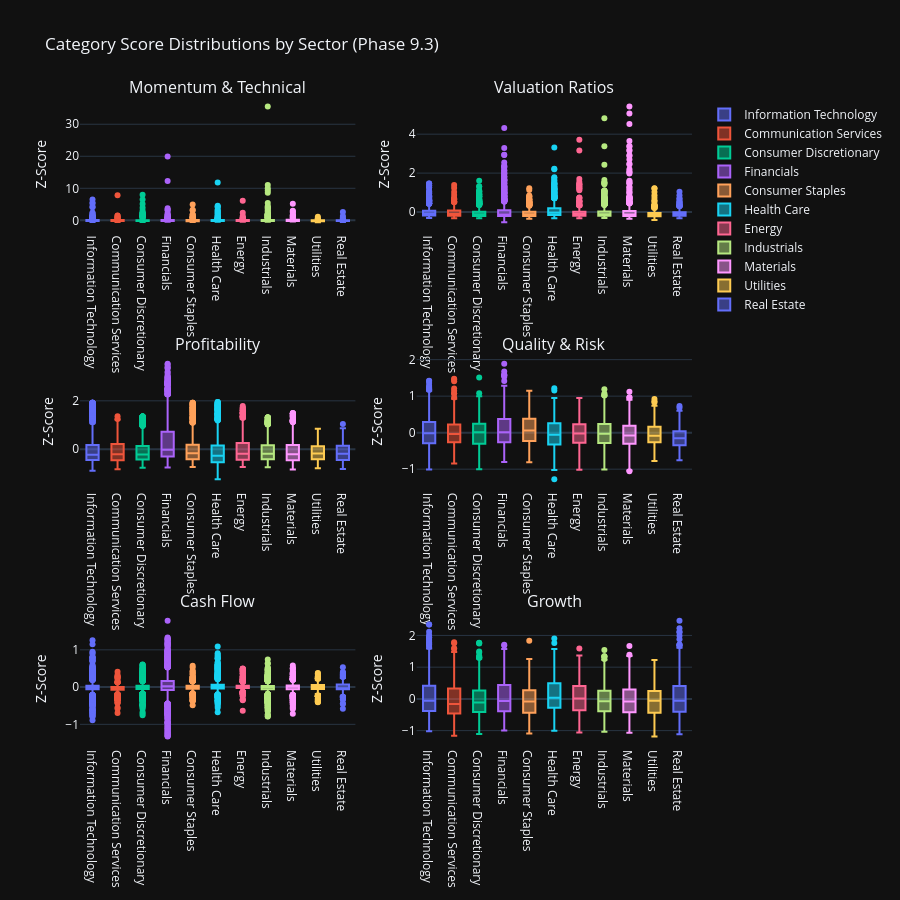

Notebook code for this chart:
### Code cell
# Visualization 4: Category Distribution Box Plots
print("\n📊 Category Distribution Box Plots:")

# Create box plots for each category showing distribution across sectors
if 'category_score_matrix' in locals() and not category_score_matrix.empty:
    # Add sector information to category scores
    category_scores_with_sector = category_score_matrix.copy()
    category_scores_with_sector['sector'] = all_stocks_scaled['sector'].values

    # Create subplot grid for all categories
    from plotly.subplots import make_subplots
    import math

    categories = [col for col in category_score_matrix.columns]
    n_categories = len(categories)
    n_cols = 2
    n_rows = math.ceil(n_categories / n_cols)

    fig_box = make_subplots(
            rows=n_rows,
            cols=n_cols,
            subplot_titles=categories,
            vertical_spacing=0.2,
            horizontal_spacing=0.1
            )

    for idx, category in enumerate(categories):
        row = idx // n_cols + 1
        col = idx % n_cols + 1

        # Create box plot data for this category
        for sector in category_scores_with_sector['sector'].unique():
            if pd.notna(sector):
                sector_data = category_scores_with_sector[
                    category_scores_with_sector['sector'] == sector
                    ][category].dropna()

                fig_box.add_trace(
                        go.Box(
                                y=sector_data,
                                name=sector,
                                showlegend=(idx == 0),  # Only show legend for first subplot
                                marker_color=px.colors.qualitative.Plotly[
                                    list(category_scores_with_sector['sector'].unique()).index(sector) % 10
                                    ]
                                ),
                        row=row,
                        col=col
                        )

    fig_box.update_layout(
            title_text="Category Score Distributions by Sector (Phase 9.3)",
            height=300 * n_rows,
            showlegend=True
            )

    fig_box.update_yaxes(title_text="Z-Score")

    fig_box.show()
    output_path = eda_output_dir / "phase93_category_distributions_boxplots.html"
    fig_box.write_html(output_path)

    print(f"\n✓ Category distribution box plots complete")
    print(f"  Categories visualized: {n_categories}")
    print(f"  Grid layout: {n_rows}×{n_cols}")
    print(f"  Output: {output_path}")

    # Identify categories with highest variance
    category_variances = category_score_matrix.var().sort_values(ascending=False)
    print(f"\n  📊 Categories with Highest Variance:")
    for category, variance in category_variances.head(5).items():
        print(f"    {category}: {variance:.2f}")
else:
    print("  ⚠️ No category score data available for box plots")

### Figure 1 — Plotly figure (JSON) as saved in the notebook; plotly's stock layout.template omitted (floating-point values rounded to 4 significant figures; data arrays with more than 128 entries replaced by an {"elided": "..."} marker saying what was removed)
{"data": [{"marker": {"color": "#636EFA"}, "name": "Information Technology", "showlegend": true, "y": {"elided": "874 float values"}, "type": "box", "xaxis": "x", "yaxis": "y"}, {"marker": {"color": "#EF553B"}, "name": "Communication Services", "showlegend": true, "y": {"elided": "318 float values"}, "type": "box", "xaxis": "x", "yaxis": "y"}, {"marker": {"color": "#00CC96"}, "name": "Consumer Discretionary", "showlegend": true, "y": {"elided": "868 float values"}, "type": "box", "xaxis": "x", "yaxis": "y"}, {"marker": {"color": "#AB63FA"}, "name": "Financials", "showlegend": true, "y": {"elided": "980 float values"}, "type": "box", "xaxis": "x", "yaxis": "y"}, {"marker": {"color": "#FFA15A"}, "name": "Consumer Staples", "showlegend": true, "y": {"elided": "475 float values"}, "type": "box", "xaxis": "x", "yaxis": "y"}, {"marker": {"color": "#19D3F3"}, "name": "Health Care", "showlegend": true, "y": {"elided": "695 float values"}, "type": "box", "xaxis": "x", "yaxis": "y"}, {"marker": {"color": "#FF6692"}, "name": "Energy", "showlegend": true, "y": {"elided": "302 float values"}, "type": "box", "xaxis": "x", "yaxis": "y"}, {"marker": {"color": "#B6E880"}, "name": "Industrials", "showlegend": true, "y": {"elided": "1394 float values"}, "type": "box", "xaxis": "x", "yaxis": "y"}, {"marker": {"color": "#FF97FF"}, "name": "Materials", "showlegend": true, "y": {"elided": "638 float values"}, "type": "box", "xaxis": "x", "yaxis": "y"}, {"marker": {"color": "#FECB52"}, "name": "Utilities", "showlegend": true, "y": {"elided": "228 float values"}, "type": "box", "xaxis": "x", "yaxis": "y"}, {"marker": {"color": "#636EFA"}, "name": "Real Estate", "showlegend": true, "y": {"elided": "202 float values"}, "type": "box", "xaxis": "x", "yaxis": "y"}, {"marker": {"color": "#636EFA"}, "name": "Information Technology", "showlegend": false, "y": {"elided": "874 float values"}, "type": "box", "xaxis": "x2", "yaxis": "y2"}, {"marker": {"color": "#EF553B"}, "name": "Communication Services", "showlegend": false, "y": {"elided": "318 float values"}, "type": "box", "xaxis": "x2", "yaxis": "y2"}, {"marker": {"color": "#00CC96"}, "name": "Consumer Discretionary", "showlegend": false, "y": {"elided": "868 float values"}, "type": "box", "xaxis": "x2", "yaxis": "y2"}, {"marker": {"color": "#AB63FA"}, "name": "Financials", "showlegend": false, "y": {"elided": "980 float values"}, "type": "box", "xaxis": "x2", "yaxis": "y2"}, {"marker": {"color": "#FFA15A"}, "name": "Consumer Staples", "showlegend": false, "y": {"elided": "475 float values"}, "type": "box", "xaxis": "x2", "yaxis": "y2"}, {"marker": {"color": "#19D3F3"}, "name": "Health Care", "showlegend": false, "y": {"elided": "695 float values"}, "type": "box", "xaxis": "x2", "yaxis": "y2"}, {"marker": {"color": "#FF6692"}, "name": "Energy", "showlegend": false, "y": {"elided": "302 float values"}, "type": "box", "xaxis": "x2", "yaxis": "y2"}, {"marker": {"color": "#B6E880"}, "name": "Industrials", "showlegend": false, "y": {"elided": "1394 float values"}, "type": "box", "xaxis": "x2", "yaxis": "y2"}, {"marker": {"color": "#FF97FF"}, "name": "Materials", "showlegend": false, "y": {"elided": "638 float values"}, "type": "box", "xaxis": "x2", "yaxis": "y2"}, {"marker": {"color": "#FECB52"}, "name": "Utilities", "showlegend": false, "y": {"elided": "228 float values"}, "type": "box", "xaxis": "x2", "yaxis": "y2"}, {"marker": {"color": "#636EFA"}, "name": "Real Estate", "showlegend": false, "y": {"elided": "202 float values"}, "type": "box", "xaxis": "x2", "yaxis": "y2"}, {"marker": {"color": "#636EFA"}, "name": "Information Technology", "showlegend": false, "y": {"elided": "874 float values"}, "type": "box", "xaxis": "x3", "yaxis": "y3"}, {"marker": {"color": "#EF553B"}, "name": "Communication Services", "showlegend": false, "y": {"elided": "318 float values"}, "type": "box", "xaxis": "x3", "yaxis": "y3"}, {"marker": {"color": "#00CC96"}, "name": "Consumer Discretionary", "showlegend": false, "y": {"elided": "868 float values"}, "type": "box", "xaxis": "x3", "yaxis": "y3"}, {"marker": {"color": "#AB63FA"}, "name": "Financials", "showlegend": false, "y": {"elided": "980 float values"}, "type": "box", "xaxis": "x3", "yaxis": "y3"}, {"marker": {"color": "#FFA15A"}, "name": "Consumer Staples", "showlegend": false, "y": {"elided": "475 float values"}, "type": "box", "xaxis": "x3", "yaxis": "y3"}, {"marker": {"color": "#19D3F3"}, "name": "Health Care", "showlegend": false, "y": {"elided": "695 float values"}, "type": "box", "xaxis": "x3", "yaxis": "y3"}, {"marker": {"color": "#FF6692"}, "name": "Energy", "showlegend": false, "y": {"elided": "302 float values"}, "type": "box", "xaxis": "x3", "yaxis": "y3"}, {"marker": {"color": "#B6E880"}, "name": "Industrials", "showlegend": false, "y": {"elided": "1394 float values"}, "type": "box", "xaxis": "x3", "yaxis": "y3"}, {"marker": {"color": "#FF97FF"}, "name": "Materials", "showlegend": false, "y": {"elided": "638 float values"}, "type": "box", "xaxis": "x3", "yaxis": "y3"}, {"marker": {"color": "#FECB52"}, "name": "Utilities", "showlegend": false, "y": {"elided": "228 float values"}, "type": "box", "xaxis": "x3", "yaxis": "y3"}, {"marker": {"color": "#636EFA"}, "name": "Real Estate", "showlegend": false, "y": {"elided": "202 float values"}, "type": "box", "xaxis": "x3", "yaxis": "y3"}, {"marker": {"color": "#636EFA"}, "name": "Information Technology", "showlegend": false, "y": {"elided": "874 float values"}, "type": "box", "xaxis": "x4", "yaxis": "y4"}, {"marker": {"color": "#EF553B"}, "name": "Communication Services", "showlegend": false, "y": {"elided": "318 float values"}, "type": "box", "xaxis": "x4", "yaxis": "y4"}, {"marker": {"color": "#00CC96"}, "name": "Consumer Discretionary", "showlegend": false, "y": {"elided": "868 float values"}, "type": "box", "xaxis": "x4", "yaxis": "y4"}, {"marker": {"color": "#AB63FA"}, "name": "Financials", "showlegend": false, "y": {"elided": "980 float values"}, "type": "box", "xaxis": "x4", "yaxis": "y4"}, {"marker": {"color": "#FFA15A"}, "name": "Consumer Staples", "showlegend": false, "y": {"elided": "475 float values"}, "type": "box", "xaxis": "x4", "yaxis": "y4"}, {"marker": {"color": "#19D3F3"}, "name": "Health Care", "showlegend": false, "y": {"elided": "695 float values"}, "type": "box", "xaxis": "x4", "yaxis": "y4"}, {"marker": {"color": "#FF6692"}, "name": "Energy", "showlegend": false, "y": {"elided": "302 float values"}, "type": "box", "xaxis": "x4", "yaxis": "y4"}, {"marker": {"color": "#B6E880"}, "name": "Industrials", "showlegend": false, "y": {"elided": "1394 float values"}, "type": "box", "xaxis": "x4", "yaxis": "y4"}, {"marker": {"color": "#FF97FF"}, "name": "Materials", "showlegend": false, "y": {"elided": "638 float values"}, "type": "box", "xaxis": "x4", "yaxis": "y4"}, {"marker": {"color": "#FECB52"}, "name": "Utilities", "showlegend": false, "y": {"elided": "228 float values"}, "type": "box", "xaxis": "x4", "yaxis": "y4"}, {"marker": {"color": "#636EFA"}, "name": "Real Estate", "showlegend": false, "y": {"elided": "202 float values"}, "type": "box", "xaxis": "x4", "yaxis": "y4"}, {"marker": {"color": "#636EFA"}, "name": "Information Technology", "showlegend": false, "y": {"elided": "874 float values"}, "type": "box", "xaxis": "x5", "yaxis": "y5"}, {"marker": {"color": "#EF553B"}, "name": "Communication Services", "showlegend": false, "y": {"elided": "318 float values"}, "type": "box", "xaxis": "x5", "yaxis": "y5"}, {"marker": {"color": "#00CC96"}, "name": "Consumer Discretionary", "showlegend": false, "y": {"elided": "868 float values"}, "type": "box", "xaxis": "x5", "yaxis": "y5"}, {"marker": {"color": "#AB63FA"}, "name": "Financials", "showlegend": false, "y": {"elided": "980 float values"}, "type": "box", "xaxis": "x5", "yaxis": "y5"}, {"marker": {"color": "#FFA15A"}, "name": "Consumer Staples", "showlegend": false, "y": {"elided": "475 float values"}, "type": "box", "xaxis": "x5", "yaxis": "y5"}, {"marker": {"color": "#19D3F3"}, "name": "Health Care", "showlegend": false, "y": {"elided": "695 float values"}, "type": "box", "xaxis": "x5", "yaxis": "y5"}, {"marker": {"color": "#FF6692"}, "name": "Energy", "showlegend": false, "y": {"elided": "302 float values"}, "type": "box", "xaxis": "x5", "yaxis": "y5"}, {"marker": {"color": "#B6E880"}, "name": "Industrials", "showlegend": false, "y": {"elided": "1394 float values"}, "type": "box", "xaxis": "x5", "yaxis": "y5"}, {"marker": {"color": "#FF97FF"}, "name": "Materials", "showlegend": false, "y": {"elided": "638 float values"}, "type": "box", "xaxis": "x5", "yaxis": "y5"}, {"marker": {"color": "#FECB52"}, "name": "Utilities", "showlegend": false, "y": {"elided": "228 float values"}, "type": "box", "xaxis": "x5", "yaxis": "y5"}, {"marker": {"color": "#636EFA"}, "name": "Real Estate", "showlegend": false, "y": {"elided": "202 float values"}, "type": "box", "xaxis": "x5", "yaxis": "y5"}, {"marker": {"color": "#636EFA"}, "name": "Information Technology", "showlegend": false, "y": {"elided": "874 float values"}, "type": "box", "xaxis": "x6", "yaxis": "y6"}, {"marker": {"color": "#EF553B"}, "name": "Communication Services", "showlegend": false, "y": {"elided": "318 float values"}, "type": "box", "xaxis": "x6", "yaxis": "y6"}, {"marker": {"color": "#00CC96"}, "name": "Consumer Discretionary", "showlegend": false, "y": {"elided": "868 float values"}, "type": "box", "xaxis": "x6", "yaxis": "y6"}, {"marker": {"color": "#AB63FA"}, "name": "Financials", "showlegend": false, "y": {"elided": "980 float values"}, "type": "box", "xaxis": "x6", "yaxis": "y6"}, {"marker": {"color": "#FFA15A"}, "name": "Consumer Staples", "showlegend": false, "y": {"elided": "475 float values"}, "type": "box", "xaxis": "x6", "yaxis": "y6"}, {"marker": {"color": "#19D3F3"}, "name": "Health Care", "showlegend": false, "y": {"elided": "695 float values"}, "type": "box", "xaxis": "x6", "yaxis": "y6"}, {"marker": {"color": "#FF6692"}, "name": "Energy", "showlegend": false, "y": {"elided": "302 float values"}, "type": "box", "xaxis": "x6", "yaxis": "y6"}, {"marker": {"color": "#B6E880"}, "name": "Industrials", "showlegend": false, "y": {"elided": "1394 float values"}, "type": "box", "xaxis": "x6", "yaxis": "y6"}, {"marker": {"color": "#FF97FF"}, "name": "Materials", "showlegend": false, "y": {"elided": "638 float values"}, "type": "box", "xaxis": "x6", "yaxis": "y6"}, {"marker": {"color": "#FECB52"}, "name": "Utilities", "showlegend": false, "y": {"elided": "228 float values"}, "type": "box", "xaxis": "x6", "yaxis": "y6"}, {"marker": {"color": "#636EFA"}, "name": "Real Estate", "showlegend": false, "y": {"elided": "202 float values"}, "type": "box", "xaxis": "x6", "yaxis": "y6"}], "layout": {"xaxis": {"anchor": "y", "domain": [0.0, 0.45]}, "yaxis": {"anchor": "x", "domain": [0.8, 1.0], "title": {"text": "Z-Score"}}, "xaxis2": {"anchor": "y2", "domain": [0.55, 1.0]}, "yaxis2": {"anchor": "x2", "domain": [0.8, 1.0], "title": {"text": "Z-Score"}}, "xaxis3": {"anchor": "y3", "domain": [0.0, 0.45]}, "yaxis3": {"anchor": "x3", "domain": [0.4, 0.6], "title": {"text": "Z-Score"}}, "xaxis4": {"anchor": "y4", "domain": [0.55, 1.0]}, "yaxis4": {"anchor": "x4", "domain": [0.4, 0.6], "title": {"text": "Z-Score"}}, "xaxis5": {"anchor": "y5", "domain": [0.0, 0.45]}, "yaxis5": {"anchor": "x5", "domain": [0.0, 0.2], "title": {"text": "Z-Score"}}, "xaxis6": {"anchor": "y6", "domain": [0.55, 1.0]}, "yaxis6": {"anchor": "x6", "domain": [0.0, 0.2], "title": {"text": "Z-Score"}}, "annotations": [{"font": {"size": 16}, "showarrow": false, "text": "Momentum & Technical", "x": 0.225, "xanchor": "center", "xref": "paper", "y": 1.0, "yanchor": "bottom", "yref": "paper"}, {"font": {"size": 16}, "showarrow": false, "text": "Valuation Ratios", "x": 0.775, "xanchor": "center", "xref": "paper", "y": 1.0, "yanchor": "bottom", "yref": "paper"}, {"font": {"size": 16}, "showarrow": false, "text": "Profitability", "x": 0.225, "xanchor": "center", "xref": "paper", "y": 0.6, "yanchor": "bottom", "yref": "paper"}, {"font": {"size": 16}, "showarrow": false, "text": "Quality & Risk", "x": 0.775, "xanchor": "center", "xref": "paper", "y": 0.6, "yanchor": "bottom", "yref": "paper"}, {"font": {"size": 16}, "showarrow": false, "text": "Cash Flow", "x": 0.225, "xanchor": "center", "xref": "paper", "y": 0.2, "yanchor": "bottom", "yref": "paper"}, {"font": {"size": 16}, "showarrow": false, "text": "Growth", "x": 0.775, "xanchor": "center", "xref": "paper", "y": 0.2, "yanchor": "bottom", "yref": "paper"}], "title": {"text": "Category Score Distributions by Sector (Phase 9.3)"}, "height": 900, "showlegend": true}}
